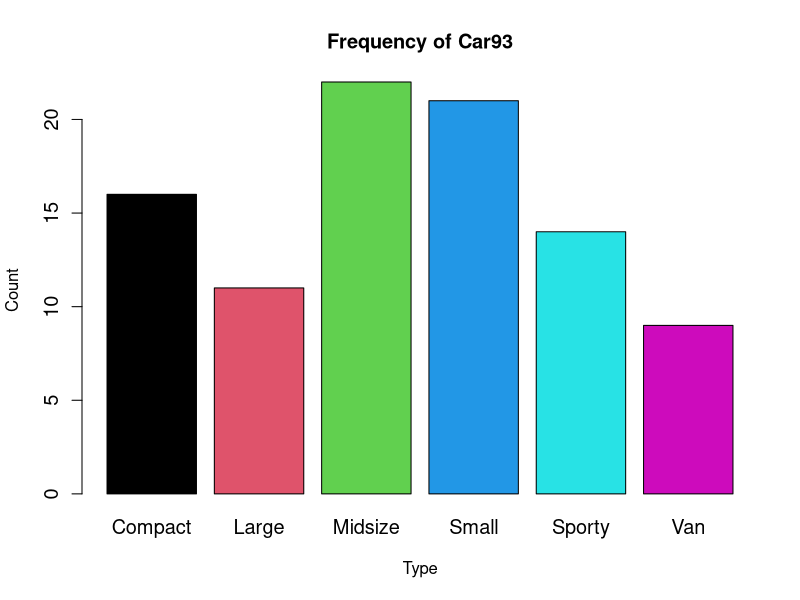
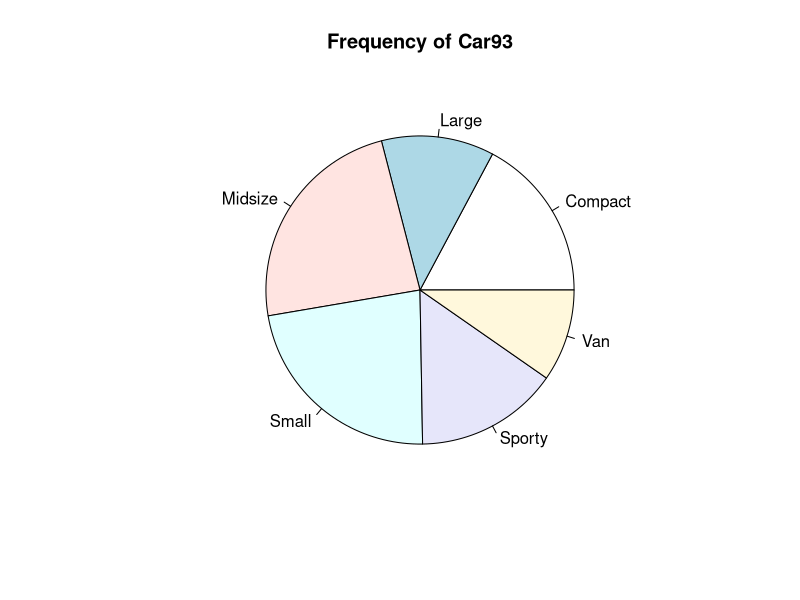
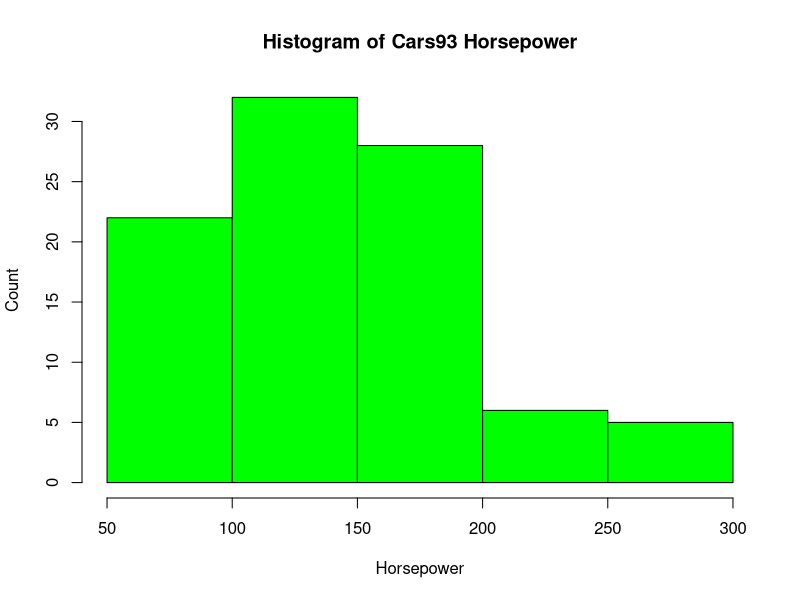
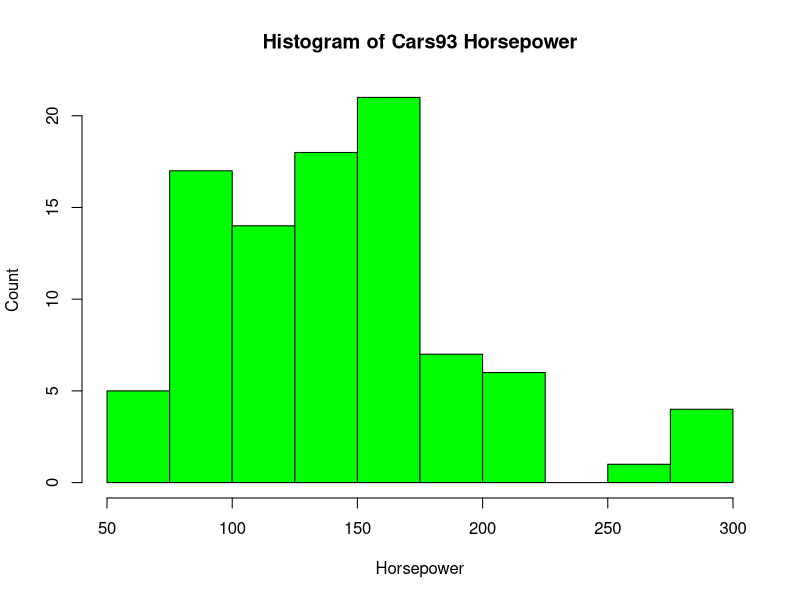
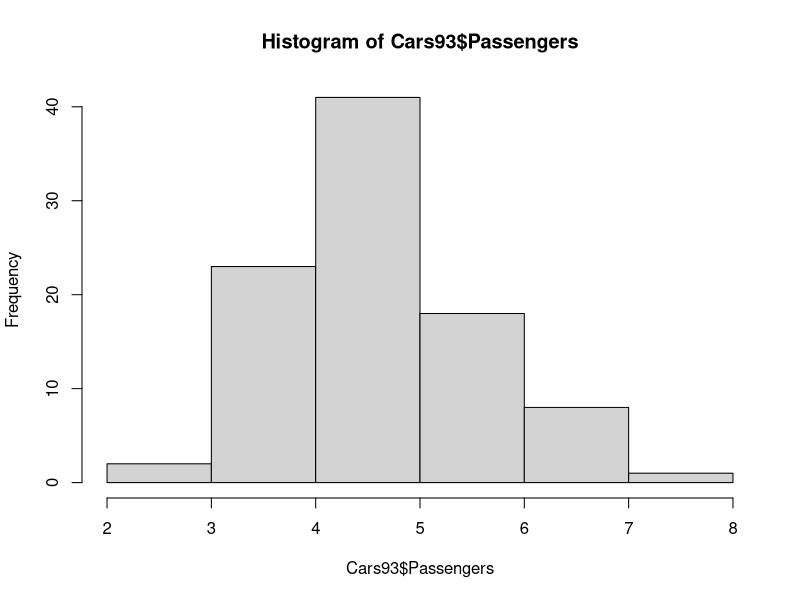
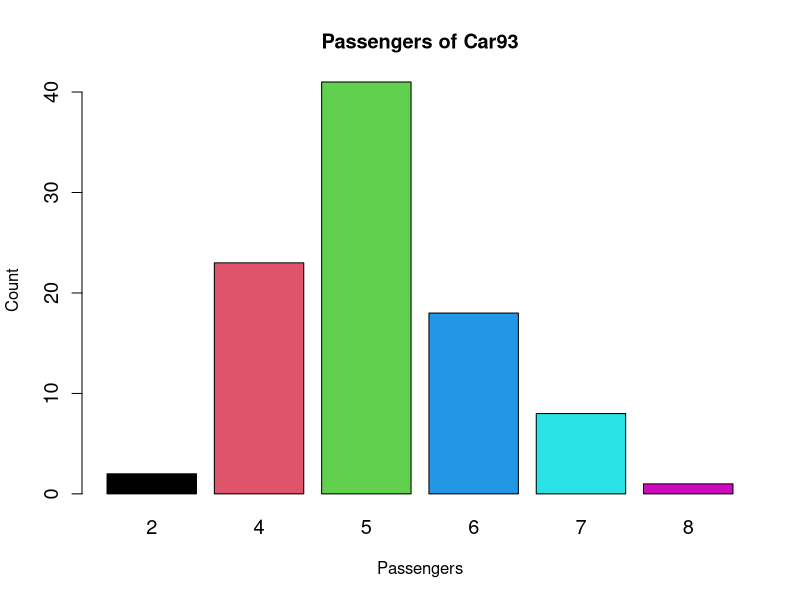
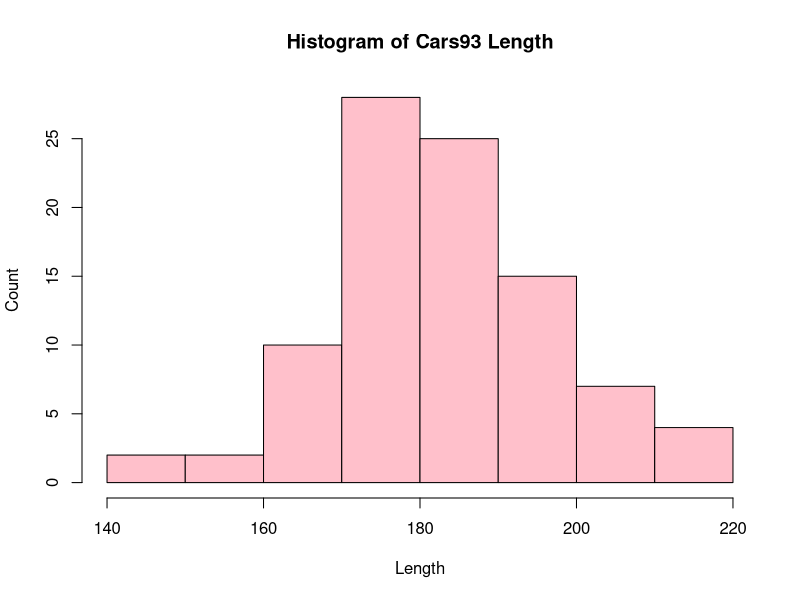

The R script that drew these images, in order:
## ---- chunk 1
# Your code goes here
## ---- chunk 2
library(MASS)
data(Cars93)
## ---- chunk 3
head(Cars93)
## ---- chunk 4
table(Cars93$Type)
table(Cars93$Type)/nrow(Cars93)
round(table(Cars93$Type)/nrow(Cars93),3)
## ---- chunk 5
barplot(table(Cars93$Type),ylab="Count",xlab="Type",col=1:6,main="Frequency of Car93",cex.axis=1.2,cex.names=1.2)
## ---- chunk 6
pie(table(Cars93$Type),main="Frequency of Car93",cex.axis=1.2,cex.names=1.2)
## ---- chunk 7
hist((Cars93$Horsepower),xlab="Horsepower",ylab="Count",col="green",main="Histogram of Cars93 Horsepower",cex=1.2)
## ---- chunk 8
hist((Cars93$Horsepower),xlab="Horsepower",ylab="Count",col="green",main="Histogram of Cars93 Horsepower",cex=1.2,breaks=c(50,75,100,125,150,175,200,225,250,275,300))
## ---- chunk 9
sqrt(nrow(Cars93))
## ---- chunk 10
hist(Cars93$Passengers)
## ---- chunk 11
barplot(table(Cars93$Passengers),ylab="Count",xlab="Passengers",col=1:6,main="Passengers of Car93",cex.axis=1.2,cex.names=1.2)
## ---- chunk 12
hist(Cars93$Length,xlab="Length",ylab="Count",col="pink",main="Histogram of Cars93 Length",cex=1.2)
## ---- chunk 13
mean(Cars93$Length)
median(Cars93$Length)
